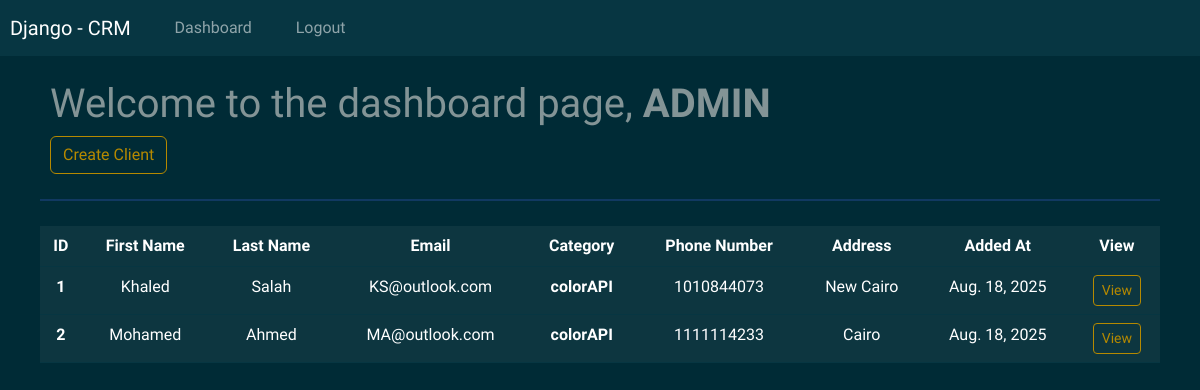
The page /dashboard/ (signed in) on the database its author committed.
### web/models.py (models this page shows, shortened)
class Client(models.Model):
    client_first_name = models.CharField(max_length=250)
    client_last_name = models.CharField(max_length=250)
    client_email = models.CharField(max_length=150, unique=True)
    client_phone_number = models.IntegerField()
    client_address = models.CharField(max_length=500)
    created_at = models.DateField(auto_now_add=True)
    client_category = models.ForeignKey(Category, on_delete=models.CASCADE)
    class Meta:
        ordering = ['-created_at']

class Category(models.Model):
    category_name = models.CharField(max_length=150)
    created_at = models.DateTimeField(auto_now_add=True)
    def __str__(self): return self.category_name

### web/views.py (the view)
# urls.py: path('dashboard/', views.dashboard, name='dashboard'),
@login_required(login_url='login')
def dashboard(request):
    clients = models.Client.objects.all()
    return render(request, 'web/dashboard.html', context={'clients': clients})

### templates/web/dashboard.html
{% extends 'base.html' %}
{% block content %}
<br>
<h1 style="padding-left: 50px;">Welcome to the dashboard page, <b>{{ user }}</b></h1>
<div style="padding: 0px 0px 25px 50px;">
    <a href="{% url 'createclient' %}" class="btn btn-outline-primary">Create Client</a>
</div>
<hr style="border: 1px solid #4564df; margin: 0px 40px; margin-bottom: 25px;">
<div class="text-center" style="padding-left: 40px; padding-right: 40px;">
    <table class="table table-hover">
        <thead>
            <tr>
            <th scope="col">ID</th>
            <th scope="col">First Name</th>
            <th scope="col">Last Name</th>
            <th scope="col">Email</th>
            <th scope="col">Category</th>
            <th scope="col">Phone Number</th>
            <th scope="col">Address</th>
            <th scope="col">Added At</th>
            <th scope="col">View</th>
            </tr>
        </thead>
        <tbody>
            {% for client in clients %}
                <tr>
                    <th scope="row">{{client.id}}</th>
                    <td>{{client.client_first_name}}</td>
                    <td>{{client.client_last_name}}</td>
                    <td>{{client.client_email}}</td>
                    <th>{{client.client_category}}</th>
                    <td>{{client.client_phone_number}}</td>
                    <td>{{client.client_address}}</td>
                    <td>{{client.created_at}}</td>
                    <td><a href="{% url 'view_client' client.id %}" class="btn btn-outline-primary btn-sm">View</a></td>
                </tr>
            {% endfor %}
        </tbody>
    </table>
</div>
{% endblock %}

### templates/base.html (shortened to what this page needs)
{% load static %}
<!DOCTYPE html>
<html lang="en">
<head>
    <link rel="stylesheet" href="https://bootswatch.com/5/solar/bootstrap.min.css">
</head>
<body>
    {% include 'parts/navbar.html' %}
    {% block content %}
    {% endblock %}
</body>
</html>

### templates/parts/navbar.html (shortened to what this page needs)
<nav class="navbar navbar-expand-lg navbar-dark bg-dark justify-content-center">
    <a class="navbar-brand main-heading" href="{% url 'home' %}">
      &nbsp; Django - CRM
    </a>
      <div class="collapse navbar-collapse text-center" id="navbarNavDropdown">
        <ul class="navbar-nav mr-auto">
          {% if user.is_authenticated %}
            <li class="nav-item">
              <a class="nav-link" href="{% url 'dashboard' %}">Dashboard &nbsp;  </a>
            </li>
            <li class="nav-item">
              <a class="nav-link" href="{% url 'logout' %}">Logout &nbsp;  </a>
            </li>
          {% endif %}
        </ul>
      </div>
  </nav>

### rows shown on the page
Client: id "1", client_first_name "Khaled", client_last_name "Salah", client_email "KS@outlook.com", client_category "colorAPI", client_phone_number "1010844073", client_address "New Cairo", created_at "Aug. 18, 2025"
Client: id "2", client_first_name "Mohamed", client_last_name "Ahmed", client_email "MA@outlook.com", client_category "colorAPI", client_phone_number "1111114233", client_address "Cairo", created_at "Aug. 18, 2025"

### other values the page prints
{{ user }} "ADMIN"
